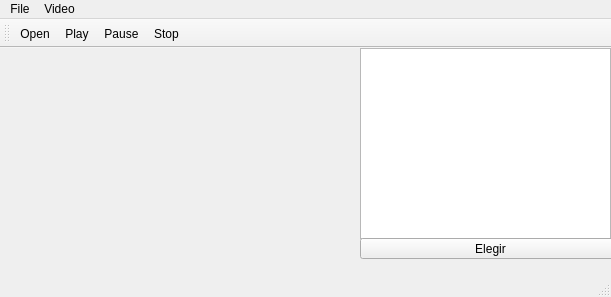
<?xml version="1.0" encoding="UTF-8"?>
<ui version="4.0">
 <class>MainWindow</class>
 <widget class="QMainWindow" name="MainWindow">
  <property name="geometry">
   <rect>
    <x>0</x>
    <y>0</y>
    <width>611</width>
    <height>297</height>
   </rect>
  </property>
  <property name="sizePolicy">
   <sizepolicy hsizetype="MinimumExpanding" vsizetype="Preferred">
    <horstretch>0</horstretch>
    <verstretch>0</verstretch>
   </sizepolicy>
  </property>
  <property name="minimumSize">
   <size>
    <width>611</width>
    <height>297</height>
   </size>
  </property>
  <property name="maximumSize">
   <size>
    <width>611</width>
    <height>297</height>
   </size>
  </property>
  <property name="windowTitle">
   <string>MainWindow</string>
  </property>
  <widget class="QWidget" name="centralWidget">
   <widget class="QListWidget" name="listWidget">
    <property name="geometry">
     <rect>
      <x>360</x>
      <y>0</y>
      <width>251</width>
      <height>191</height>
     </rect>
    </property>
   </widget>
   <widget class="QWidget" name="gridLayoutWidget">
    <property name="geometry">
     <rect>
      <x>-1</x>
      <y>-10</y>
      <width>361</width>
      <height>231</height>
     </rect>
    </property>
    <layout class="QGridLayout" name="gridLayout_2"/>
   </widget>
   <widget class="QPushButton" name="pushButton">
    <property name="geometry">
     <rect>
      <x>360</x>
      <y>190</y>
      <width>261</width>
      <height>21</height>
     </rect>
    </property>
    <property name="text">
     <string>Elegir</string>
    </property>
   </widget>
  </widget>
  <widget class="QMenuBar" name="menuBar">
   <property name="geometry">
    <rect>
     <x>0</x>
     <y>0</y>
     <width>611</width>
     <height>22</height>
    </rect>
   </property>
   <widget class="QMenu" name="menuFile">
    <property name="title">
     <string>File</string>
    </property>
    <addaction name="actionOpen"/>
   </widget>
   <widget class="QMenu" name="menuVideo">
    <property name="title">
     <string>Video</string>
    </property>
    <addaction name="actionPlay"/>
    <addaction name="actionPause"/>
    <addaction name="actionStop"/>
   </widget>
   <addaction name="menuFile"/>
   <addaction name="menuVideo"/>
  </widget>
  <widget class="QToolBar" name="mainToolBar">
   <attribute name="toolBarArea">
    <enum>TopToolBarArea</enum>
   </attribute>
   <attribute name="toolBarBreak">
    <bool>true</bool>
   </attribute>
   <addaction name="actionOpen"/>
   <addaction name="actionPlay"/>
   <addaction name="actionPause"/>
   <addaction name="actionStop"/>
  </widget>
  <widget class="QStatusBar" name="statusBar"/>
  <action name="actionOpen">
   <property name="text">
    <string>Open</string>
   </property>
   <property name="toolTip">
    <string>Open A File</string>
   </property>
  </action>
  <action name="actionPlay">
   <property name="text">
    <string>Play</string>
   </property>
  </action>
  <action name="actionPause">
   <property name="text">
    <string>Pause</string>
   </property>
  </action>
  <action name="actionStop">
   <property name="text">
    <string>Stop</string>
   </property>
  </action>
 </widget>
 <layoutdefault spacing="6" margin="11"/>
 <resources/>
 <connections/>
</ui>
